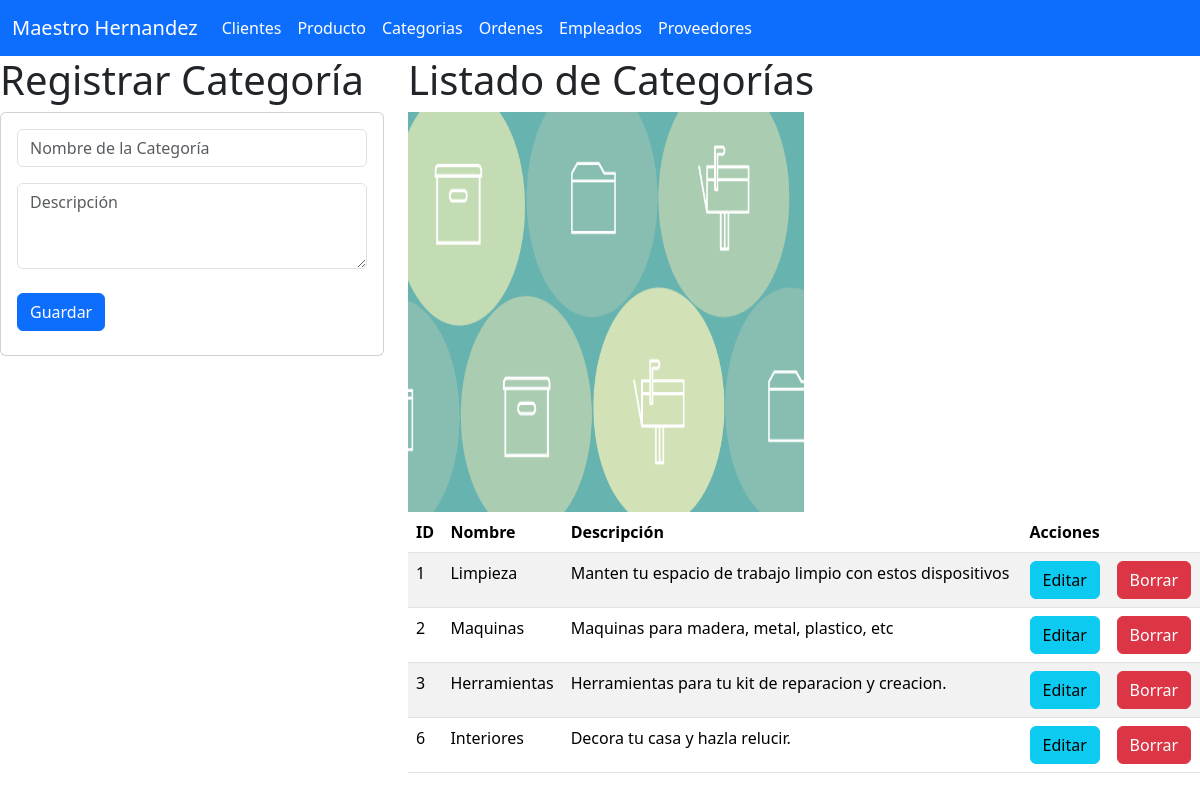
The app's page /categoria/ with its own data.
### categorias_app/models.py (models this page shows, shortened)
class Categoria(models.Model):
    id_categoria = models.AutoField(primary_key=True)
    Nombre = models.CharField(max_length=255)
    Descripcion = models.CharField(max_length=255)

### categorias_app/views.py (the view)
# urls.py: path('categoria/', views.inicio_vistaCategoria, name="inicio_vistaCategoria"),  # Ruta inicial para gestionar categorías
def inicio_vistaCategoria(request):
    lascategorias = Categoria.objects.all()
    return render(request, "gestionarCategorias.html", {"miscategorias": lascategorias})

### categorias_app/templates/gestionarCategorias.html
{% extends "base.html" %}
{% load static %}
{% block cuerpo %}
    <div class="row">
        <div class="col-sm-12 col-md-4 col-lg-4 col-xl-4">
            <h1>Registrar Categoría</h1>
            <div class="card">
              <div class="card-body">
                <form action="/registrarCategoria/" method="POST">{% csrf_token %}
                  <div class="form-group">
                    <input type="text" id="txtnombre" name="txtnombre" class="form-control"
                    placeholder="Nombre de la Categoría" minLength="1" maxLength="255" required>
                  </div>
                  <div class="form-group py-3">
                    <textarea id="txtdescripcion" name="txtdescripcion" class="form-control"
                    placeholder="Descripción" rows="3" minLength="1" maxLength="255" required></textarea>
                  </div>
                  <div class="form-group py-2">
                    <button type="submit" class="btn btn-primary">Guardar</button>
                  </div>
                </form>
              </div>
            </div>
        </div>
        <div class="col-sm-12 col-md-8 col-lg-8 col-xl-8">
            <h1>Listado de Categorías</h1>
            <img class="w-50" src="{% static 'img/categorias.webp' %}" alt="Logo de la tienda" width="400" height="400">
            <div class="table-responsive">
                <table class="table table-striped">
                    <thead>
                      <tr>
                        <th scope="col">ID</th>
                        <th scope="col">Nombre</th>
                        <th scope="col">Descripción</th>
                        <th colspan="2">Acciones</th>
                      </tr>
                    </thead>
                    <tbody>
                      {% for c in miscategorias %}
                      <tr>
                        <td>
                          {{ c.id_categoria }}
                        </td>
                        <td>
                          {{ c.Nombre }}
                        </td>
                        <td>
                          {{ c.Descripcion }}
                        </td>
                        <td>
                          <a href="seleccionarCategoria/{{ c.id_categoria }}" class="btn btn-info">Editar</a>
                        </td>
                        <td>
                          <a href="borrarCategoria/{{ c.id_categoria }}" class="btn btn-danger">Borrar</a>
                        </td>
                      </tr>
                      {% endfor %}
                    </tbody>
                </table>
            </div>
        </div>
    </div>
{% endblock %}

### records on screen
Categoria: id_categoria "1", Nombre "Limpieza", Descripcion "Manten tu espacio de trabajo limpio con estos dispositivos"
Categoria: id_categoria "2", Nombre "Maquinas", Descripcion "Maquinas para madera, metal, plastico, etc"
Categoria: id_categoria "3", Nombre "Herramientas", Descripcion "Herramientas para tu kit de reparacion y creacion."
Categoria: id_categoria "6", Nombre "Interiores", Descripcion "Decora tu casa y hazla relucir."
